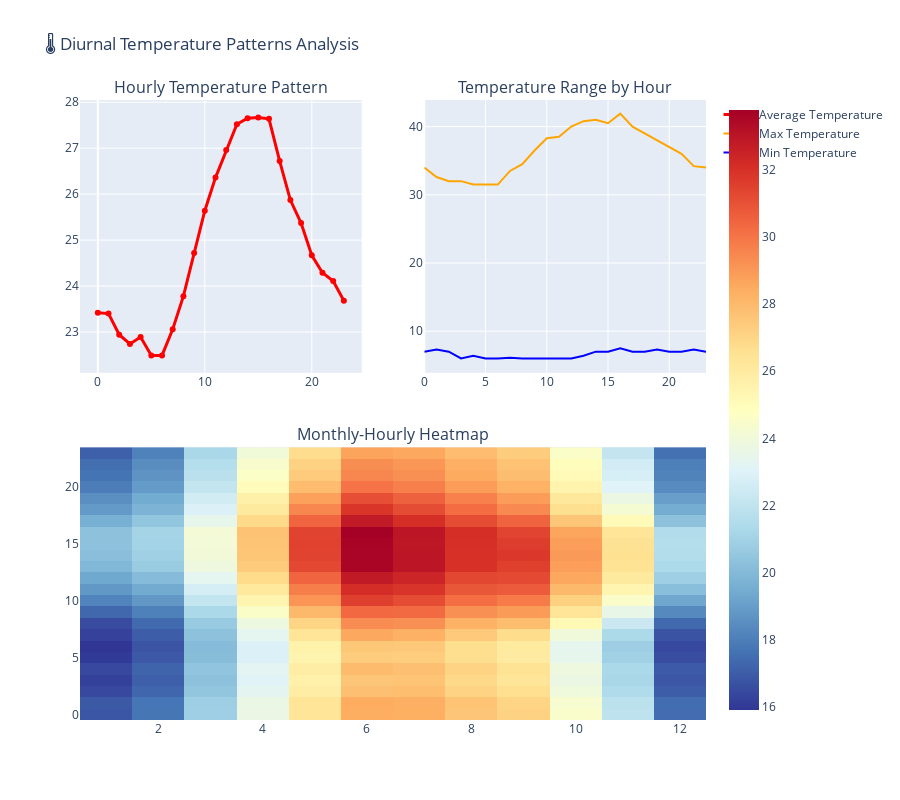

The cell this chart's notebook holds for it:
### Markdown cell above
## 🕐 Hourly vs Daily Data Comparison

Key differences between hourly and daily datasets:

### **Dataset Size**
- **Daily**: ~3,660 records (10 years × 365 days)
- **Hourly**: ~87,698 records (10 years × 365 days × 24 hours)
- **Scale**: ~24x more data points

### **Unique Hourly Features**
1. **Diurnal Patterns**: Within-day temperature cycles
2. **Rush Hour Effects**: Human activity patterns
3. **Rapid Weather Changes**: Storm fronts, temperature drops
4. **Solar Radiation Cycles**: Hourly solar energy variations
5. **Wind Pattern Changes**: Hourly wind direction/speed variations

### **New Forecasting Opportunities**
- **Intraday Predictions**: Specific hour temperature forecasts
- **Peak Time Identification**: Daily max/min timing
- **Weather Event Timing**: Precise precipitation/storm timing
- **Energy Management**: Hour-by-hour HVAC optimization

### Code cell
# Diurnal Pattern Analysis - The Heart of Hourly Data
print("🌅 DIURNAL TEMPERATURE PATTERNS")
print("=" * 50)

# Extract hour from datetime
df_hourly['hour'] = df_hourly['datetime'].dt.hour
df_hourly['month'] = df_hourly['datetime'].dt.month
df_hourly['day_of_week'] = df_hourly['datetime'].dt.dayofweek

# Calculate hourly averages
hourly_avg_temp = df_hourly.groupby('hour')['temp'].agg(['mean', 'std', 'min', 'max']).round(2)
print("Average Temperature by Hour of Day:")
print(hourly_avg_temp)

# Create diurnal pattern visualization
fig = make_subplots(
    rows=2, cols=2,
    subplot_titles=('Hourly Temperature Pattern', 'Temperature Range by Hour', 
                   'Monthly-Hourly Heatmap', 'Weekend vs Weekday Pattern'),
    specs=[[{"secondary_y": False}, {"secondary_y": False}],
           [{"colspan": 2}, None]],
    vertical_spacing=0.12
)

# Plot 1: Hourly average temperature
fig.add_trace(
    go.Scatter(x=hourly_avg_temp.index, y=hourly_avg_temp['mean'],
              mode='lines+markers', name='Average Temperature',
              line=dict(color='red', width=3)),
    row=1, col=1
)

# Plot 2: Temperature range by hour
fig.add_trace(
    go.Scatter(x=hourly_avg_temp.index, y=hourly_avg_temp['max'],
              mode='lines', name='Max Temperature', line=dict(color='orange')),
    row=1, col=2
)
fig.add_trace(
    go.Scatter(x=hourly_avg_temp.index, y=hourly_avg_temp['min'],
              mode='lines', name='Min Temperature', line=dict(color='blue')),
    row=1, col=2
)

# Plot 3: Monthly-Hourly heatmap
monthly_hourly = df_hourly.groupby(['month', 'hour'])['temp'].mean().unstack(level=0)
fig.add_trace(
    go.Heatmap(z=monthly_hourly.values, x=monthly_hourly.columns, y=monthly_hourly.index,
              colorscale='RdYlBu_r', name='Temperature (°C)'),
    row=2, col=1
)

fig.update_layout(height=800, showlegend=True, 
                 title_text="🌡️ Diurnal Temperature Patterns Analysis")
fig.show()

print(f"\n🔍 KEY INSIGHTS:")
print("-" * 30)
coolest_hour = hourly_avg_temp['mean'].idxmin()
warmest_hour = hourly_avg_temp['mean'].idxmax()
print(f"Coolest hour: {coolest_hour}:00 ({hourly_avg_temp.loc[coolest_hour, 'mean']:.1f}°C)")
print(f"Warmest hour: {warmest_hour}:00 ({hourly_avg_temp.loc[warmest_hour, 'mean']:.1f}°C)")
print(f"Daily temperature swing: {hourly_avg_temp['mean'].max() - hourly_avg_temp['mean'].min():.1f}°C")
print(f"Most variable hour: {hourly_avg_temp['std'].idxmax()}:00 (std: {hourly_avg_temp['std'].max():.1f}°C)")
print(f"Least variable hour: {hourly_avg_temp['std'].idxmin()}:00 (std: {hourly_avg_temp['std'].min():.1f}°C)")

### Figure 1 — Plotly figure (JSON) as saved in the notebook; plotly's stock layout.template omitted (floating-point values rounded to 4 significant figures; data arrays with more than 128 entries replaced by an {"elided": "..."} marker saying what was removed)
{"data": [{"line": {"color": "red", "width": 3}, "mode": "lines+markers", "name": "Average Temperature", "type": "scatter", "x": [0, 1, 2, 3, 4, 5, 6, 7, 8, 9, 10, 11, 12, 13, 14, 15, 16, 17, 18, 19, 20, 21, 22, 23], "xaxis": "x", "y": [23.42, 23.4, 22.94, 22.74, 22.89, 22.49, 22.49, 23.06, 23.78, 24.72, 25.64, 26.36, 26.96, 27.52, 27.65, 27.67, 27.64, 26.72, 25.87, 25.37, 24.67, 24.29, 24.11, 23.68], "yaxis": "y"}, {"line": {"color": "orange"}, "mode": "lines", "name": "Max Temperature", "type": "scatter", "x": [0, 1, 2, 3, 4, 5, 6, 7, 8, 9, 10, 11, 12, 13, 14, 15, 16, 17, 18, 19, 20, 21, 22, 23], "xaxis": "x2", "y": [34.0, 32.6, 32.0, 32.0, 31.5, 31.5, 31.5, 33.5, 34.5, 36.5, 38.3, 38.5, 40.0, 40.8, 41.0, 40.5, 41.9, 40.0, 39.0, 38.0, 37.0, 36.0, 34.2, 34.0], "yaxis": "y2"}, {"line": {"color": "blue"}, "mode": "lines", "name": "Min Temperature", "type": "scatter", "x": [0, 1, 2, 3, 4, 5, 6, 7, 8, 9, 10, 11, 12, 13, 14, 15, 16, 17, 18, 19, 20, 21, 22, 23], "xaxis": "x2", "y": [7.0, 7.3, 7.0, 6.0, 6.4, 6.0, 6.0, 6.1, 6.0, 6.0, 5.9, 6.0, 6.0, 6.4, 7.0, 7.0, 7.5, 7.0, 7.0, 7.3, 7.0, 7.0, 7.3, 7.0], "yaxis": "y2"}, {"colorscale": [[0, "rgb(49,54,149)"], [0.1, "rgb(69,117,180)"], [0.2, "rgb(116,173,209)"], [0.3, "rgb(171,217,233)"], [0.4, "rgb(224,243,248)"], [0.5, "rgb(255,255,191)"], [0.6, "rgb(254,224,144)"], [0.7, "rgb(253,174,97)"], [0.8, "rgb(244,109,67)"], [0.9, "rgb(215,48,39)"], [1, "rgb(165,0,38)"]], "name": "Temperature (°C)", "type": "heatmap", "x": [1, 2, 3, 4, 5, 6, 7, 8, 9, 10, 11, 12], "xaxis": "x3", "y": [0, 1, 2, 3, 4, 5, 6, 7, 8, 9, 10, 11, 12, 13, 14, 15, 16, 17, 18, 19, 20, 21, 22, 23], "yaxis": "y3", "z": {"elided": "24x12 float values"}}], "layout": {"annotations": [{"font": {"size": 16}, "showarrow": false, "text": "Hourly Temperature Pattern", "x": 0.225, "xanchor": "center", "xref": "paper", "y": 1, "yanchor": "bottom", "yref": "paper"}, {"font": {"size": 16}, "showarrow": false, "text": "Temperature Range by Hour", "x": 0.775, "xanchor": "center", "xref": "paper", "y": 1, "yanchor": "bottom", "yref": "paper"}, {"font": {"size": 16}, "showarrow": false, "text": "Monthly-Hourly Heatmap", "x": 0.5, "xanchor": "center", "xref": "paper", "y": 0.44, "yanchor": "bottom", "yref": "paper"}], "height": 800, "showlegend": true, "title": {"text": "🌡️ Diurnal Temperature Patterns Analysis"}, "xaxis": {"anchor": "y", "domain": [0, 0.45]}, "xaxis2": {"anchor": "y2", "domain": [0.55, 1]}, "xaxis3": {"anchor": "y3", "domain": [0, 1]}, "yaxis": {"anchor": "x", "domain": [0.56, 1]}, "yaxis2": {"anchor": "x2", "domain": [0.56, 1]}, "yaxis3": {"anchor": "x3", "domain": [0, 0.44]}}}
